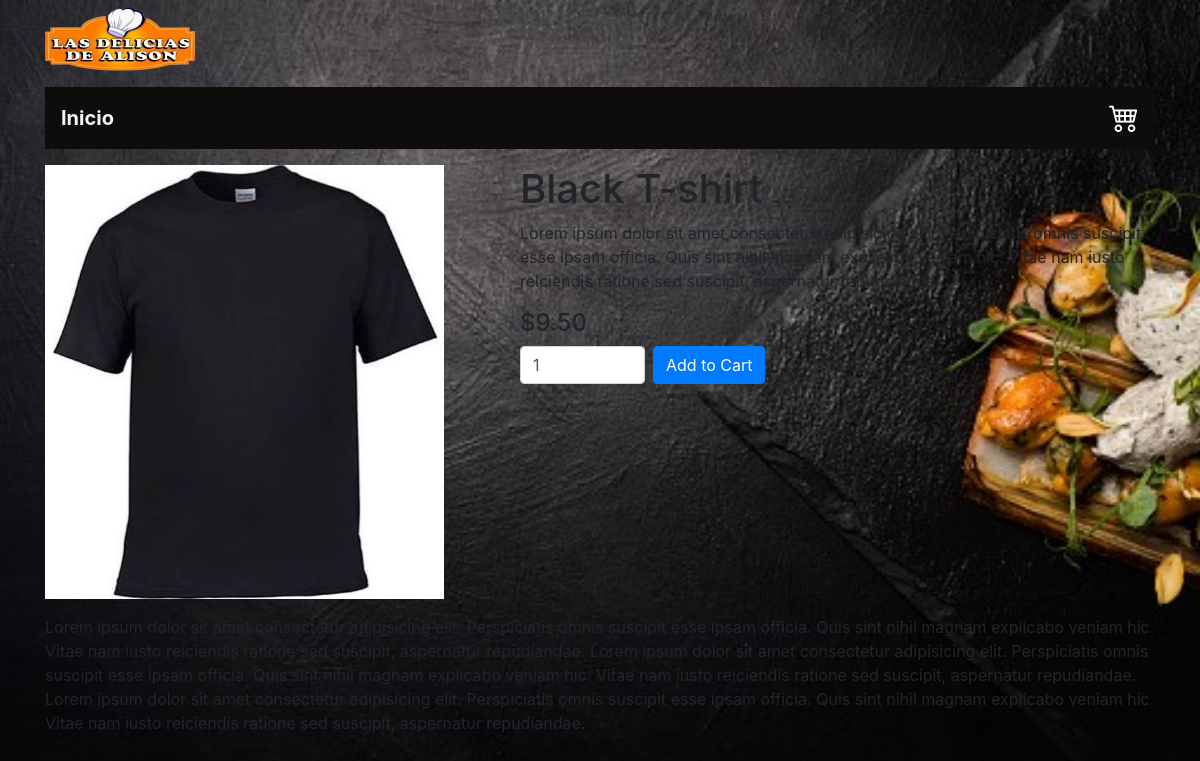
The app's page /pedido-prueba/single-product.php?product=1 with its own data.
### tables this page shows
CREATE TABLE `product_images` (
  `id` int(11) NOT NULL AUTO_INCREMENT,
  `product_id` int(11) DEFAULT NULL,
  `img` varchar(255) DEFAULT NULL,
  `display_order` int(11) DEFAULT NULL,
  `is_featured` tinyint(1) DEFAULT '0',
  PRIMARY KEY (`id`)
);

CREATE TABLE `products` (
  `id` int(11) NOT NULL AUTO_INCREMENT,
  `product_name` varchar(255) DEFAULT NULL,
  `product_slug` varchar(255) DEFAULT NULL,
  `short_description` varchar(255) DEFAULT NULL,
  `full_description` text,
  `price` double(4,2) DEFAULT NULL,
  `is_featured` tinyint(1) DEFAULT '0',
  `is_active` tinyint(1) DEFAULT '0',
  `created_at` datetime DEFAULT NULL,
  `updated_at` datetime DEFAULT NULL,
  PRIMARY KEY (`id`)
);

### pedido-prueba/single-product.php (the view, shortened to what this page needs)
<?php
    require_once('./inc/config.php');
    if(isset($_GET['product']) && !empty($_GET['product']) && is_numeric($_GET['product']))
    {
        $sql = "SELECT p.*,pdi.img from products p
            INNER JOIN product_images pdi ON pdi.product_id = p.id WHERE pdi.is_featured =:featured AND p.id =:productID";
        $handle = $db->prepare($sql);
        $params = [
                ':featured'=>1,
                ':productID' =>$_GET['product'],
            ];
        $handle->execute($params);
        if($handle->rowCount() == 1 )
        {
            $getProductData = $handle->fetch(PDO::FETCH_ASSOC);
            $imgUrl = PRODUCT_IMG_URL.str_replace(' ','-',strtolower($getProductData ['product_name']))."/".$getProductData ['img'];
        }
        else
        {
            $error = '404! No record found';
        }
    }
    else
    {
        $error = '404! No record found';
    }
include('layouts/header.php');
?>
    <?php if(isset($getProductData) && is_array($getProductData)){?>
        <div class="row mt-3">
            <div class="col-md-5">
                <img src="<?php echo $imgUrl;?>">
            </div>
            <div class="col-md-7">
                <h1><?php echo $getProductData['product_name']?></h1>
                <p><?php echo $getProductData['short_description']?></p>
                <h4>$<?php echo $getProductData['price']?></h4>
                <form class="form-inline" method="POST">
                    <div class="form-group mb-2">
                        <input type="number" name="product_qty" id="productQty" class="form-control" placeholder="Quantity" min="1" max="1000" value="1">
                    </div>
                    <div class="form-group mb-2 ml-2">
                        <button type="submit" class="btn btn-primary" name="add_to_cart" value="add to cart">Add to Cart</button>
                    </div>
                </form>
            </div>
        </div>
        <div class="row mt-3">
            <div class="col-md-12">
                <?php echo $getProductData['full_description']?>
            </div>
        </div>
    <?php
    }
    ?>
<?php include('layouts/footer.php');?>

### pedido-prueba/pedido.css (style rules this page uses)
body { background: url(bg.jpg) no-repeat center top; background-size: cover; display: flex; flex-direction: column; }
.btn { width: 100%; padding: 10px 30px; cursor: pointer; display: block; margin: auto; border: 0; outline: none; border-radius: 10px; border: 1px solid black; font-weight: bold; font-size: 18px; color: rgb(2, 2, 2); background-color: rgb(228, 135, 29); }
.form-control { width: 100%; padding: 8px 10px; font-size: 16px; border-radius: 5px; border: 3px solid rgb(7, 7, 6); }
body { font-family: Arial, sans-serif; }

### records on screen
product_images: product+img (picture), product.product_name "Black T-shirt", product.short_description "Lorem ipsum dolor sit amet consectetur adipisicing elit. Perspiciatis omnis suscipit esse ipsam officia. Quis sint nihil magnam explicabo veniam hic. Vitae nam iusto reiciendis ratione sed suscipit, aspernatur repudiandae.", product.price "9.50", product.full_description "Lorem ipsum dolor sit amet consectetur adipisicing elit. Perspiciatis omnis suscipit esse ipsam officia. Quis sint nihil magnam explicabo veniam hic. Vitae nam iusto reiciendis ratione sed suscipit, aspernatur repudiandae. Lorem ipsum dolor sit amet consectetur adipisicing elit. Perspiciatis omnis suscipit esse ipsam officia. Quis sint nihil magnam explicabo veniam hic. Vitae nam iusto reiciendis ratione sed suscipit, aspernatur repudiandae. Lorem ipsum dolor sit amet consectetur adipisicing elit. Perspiciatis omnis suscipit esse ipsam officia. Quis sint nihil magnam explicabo veniam hic. Vitae nam iusto reiciendis ratione sed suscipit, aspernatur repudiandae."
